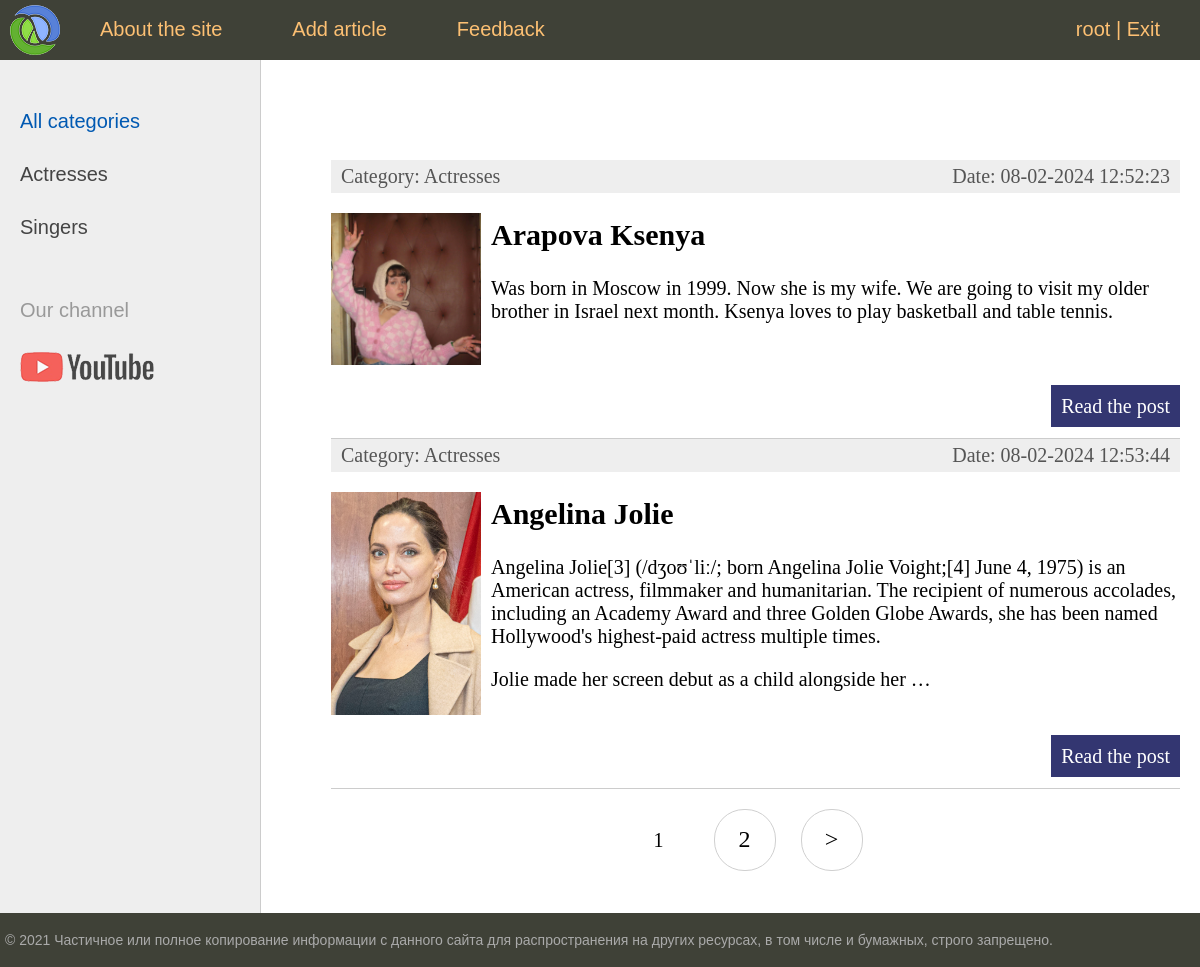
The app's page / (signed in) with its own data.
### women/models.py (models this page shows, shortened)
class Category(models.Model):
    name = models.CharField(max_length=100, db_index=True, verbose_name='Category')
    slug = models.SlugField(max_length=255, unique=True, db_index=True, verbose_name="URL")
    def __str__(self):
        return self.name
    def get_absolute_url(self):
        return reverse('category', kwargs={'cat_slug': self.slug})
    class Meta:
        verbose_name_plural = 'Categories'
        ordering = ['id']

class Women(models.Model):
    title = models.CharField(max_length=255)
    slug = models.SlugField(max_length=255, unique=True, db_index=True, verbose_name="URL")
    content = models.TextField(blank=True)
    photo = models.ImageField(upload_to="photos/%Y/%m/%d/")
    time_create = models.DateTimeField(auto_now_add=True)
    time_update = models.DateTimeField(auto_now=True)
    is_published = models.BooleanField(default=True)
    cat = models.ForeignKey('Category', on_delete=models.PROTECT, verbose_name="Category")
    def get_absolute_url(self):
        return reverse('post', kwargs={'post_slug': self.slug})
    class Meta:
        verbose_name = 'Famous women'
        verbose_name_plural = 'Famous women'
        ordering = ['id']

### women/views.py (the view)
# urls.py: path('', WomenHome.as_view(), name='home'),
class WomenHome(DataMixin, ListView):
    model = Women
    template_name = 'women/index.html'
    context_object_name = 'posts'
    def get_context_data(self, *, object_list=None, **kwargs):
        context = super().get_context_data(**kwargs)
        c_def = self.get_user_context(title="Main page")
        return dict(list(context.items()) + list(c_def.items()))
    def get_queryset(self):
        return Women.objects.filter(is_published=True)

### women/utils.py (called while the page is built)
    def get_user_context(self, **kwargs):
        context = kwargs
        cats = Category.objects.annotate(Count('women'))
        user_menu = menu.copy()
        if not self.request.user.is_authenticated:
            user_menu.pop(1)
        context['menu'] = user_menu
        context['cats'] = cats
        if 'cat_selected' not in context:
            context['cat_selected'] = 0
        return context

### women/templates/women/index.html (shortened to what this page needs)
{% extends 'women/base.html' %}
{% block content %}
<ul class="list-articles">
	{% for p in posts %}
			<li><div class="article-panel">
	<p class="first">Category: {{p.cat}}</p>
	<p class="last">Date: {{p.time_update|date:"d-m-Y H:i:s"}}</p>
</div>
{% if p.photo %}
	<p><img class="img-article-left thumb" src="{{p.photo.url}}"></p>
{% endif %}
				<h2>{{p.title}}</h2>
	{% autoescape on %}
	{{p.content|linebreaks|truncatewords:50}}
	{% endautoescape %}
			<p class="link-read-post"><a href="{{ p.get_absolute_url }}">Read the post</a></p>
			</li>
	{% endfor %}
</ul>
{% endblock %}

### women/templates/women/base.html (shortened to what this page needs)
{% load static %}
{% load women_tags %}
<!DOCTYPE html>
<html>
<head>
	<link type="text/css" href="{% static 'women/css/styles.css' %}" rel="stylesheet" />
</head>
<body>
<table class="table-page" border=0 cellpadding="0" cellspacing="0">
<tr><td valign=top>
{% block mainmenu %}
		<div class="header">
			<ul id="mainmenu" class="mainmenu">
			<li class="logo"><a href="{% url 'home' %}"><div class="logo"></div></a></li>
{% for m in menu %}
			<li><a href="{% url m.url_name %}">{{m.title}}</a></li>
{% endfor %}
				{% if request.user.is_authenticated %}
				<li class="last"> {{user.username}} | <a href="{% url 'logout' %}">Exit</a></li>
				{% else %}
				<li class="last"><a href="{% url 'register' %}">Register</a> | <a href="{% url 'login' %}">Enter</a></li>
				{% endif %}
			</ul>
		</div>
{% endblock mainmenu %}
<table class="table-content" border=0 cellpadding="0" cellspacing="0">
<tr>
	<td valign="top" class="left-chapters">
	<ul id="leftchapters">
{% if cat_selected == 0 %}
		<li class="selected">All categories</li>
{% else %}
		<li><a href="{% url 'home' %}">All categories</a></li>
{% endif %}
{% for c in cats %}
{% if c.women__count > 0 %}
	{% if c.pk == cat_selected %}
		<li class="selected">{{c.name}}</li>
	{% else %}
		<li><a href="{{ c.get_absolute_url }}">{{c.name}}</a></li>
	{% endif %}
{% endif %}
{% endfor %}
		<li class="share">
		<p>Our channel</p>
		<a class="share-yt" href="https://www.youtube.com/channel/UClJzWfGWuGJL2t-3dYKcHTA/playlists" target="_blank" rel="nofollow"></a>
		</li>
	</ul>
</td>
<td valign="top" class="content">
	<div class="content-text">
{% block content %}
{% endblock %}
{% if page_obj.has_other_pages %}
<nav class="list-pages">
    <ul>
        {% for p in paginator.page_range %}
		{% if page_obj.number == p %}
        <li class="page-num page-num-selected">{{ p }}</li>
		{% elif p >= page_obj.number|add:-2 and p <= page_obj.number|add:2  %}
        <li class="page-num">
            <a href="?page={{ p }}">{{ p }}</a>
        </li>
		{% endif %}
        {% endfor %}
{% if page_obj.has_next %}
<li class="page-num">
	<a href="?page={{ page_obj.next_page_number }}">&gt;</a>
</li>
{% endif %}
    </ul>
</nav>
{% endif %}
	</div>
</td></tr></table>
</td></tr>
<tr><td valign=top>
	<div id="footer">
		<p>&copy; 2021 Частичное или полное копирование информации с данного сайта для распространения на других ресурсах, в том числе и бумажных, строго запрещено.</p>
	</div>
</td></tr></table>
</body>
</html>

### women/static/women/css/styles.css (style rules this page uses)
html, body { font-family: 'Arial'; margin: 0; padding: 0; height: 100%; width: 100%; color: #444; }
a { color: #0059b2; text-decoration: none; }
img { max-width: 600px; height: auto; }
img.img-article-left { max-width: 300px; height: auto; float: left; padding: 0 10px 10px 0; }
img.img-article-left.thumb { max-width: 150px; height: auto; }
p.link-read-post { text-align: right; }
p.link-read-post a { padding: 10px; min-width: 100px; background: #333671; color: #fff; text-decoration: none; }
div.article-panel { background: #eee; padding: 5px 10px 5px 10px; box-sizing: border-box; overflow: hidden; color: #555; }
div.article-panel p.first { margin: 0; float: left; }
div.article-panel p.last { margin: 0; float: right; }
ul.list-articles { list-style: none; margin: 0; padding: 0; }
ul.list-articles li { border-bottom: 1px solid #ccc; }
.table-page { width: 100%; height: 100%; vertical-align: top; }
.table-page tr { height: 100%; }
.header { background: #3F4137; height: 60px; }
.logo { background: url('../images/logo.png') no-repeat 10px 5px; width: 70px; height: 60px; }
ul.mainmenu { list-style: none; margin: 0; padding: 0; height: 60px; color: #fdc073; font-size: 20px; overflow: hidden; }
ul.mainmenu li { float: left; margin: 18px 40px 0 30px; }
ul.mainmenu li.logo { margin: 0; }
ul.mainmenu li.last { float: right; }
ul.mainmenu li a { color: #fdc073; text-decoration: none; }
.table-content { width: 100%; min-height: 100%; height: 100%; }
.left-chapters { margin: 0; background: #eee; border-right: 1px solid #ccc; min-height: 100%; }
.left-chapters ul { width: 230px; min-height: 100%; margin: 0; padding: 20px 10px 10px 20px; list-style: none; font-size: 20px; }
.left-chapters ul li { margin: 30px 0 0 0; color: #999; }
.left-chapters ul li.selected { color: #0059b2; }
.left-chapters ul li a { color: #444; text-decoration: none; }
.left-chapters ul li.share { margin: 60px 0 0 0; }
.left-chapters ul li.share p { margin: 30px 0 30px 0; }
.left-chapters ul li.share a { display: inline-block; width: 40px; height: 40px; margin: 0 20px 0 0; }
.left-chapters ul li.share a.share-yt { width: 100%; height: 30px; background: url('../images/share_yt.png') no-repeat 0 0 }
.content { padding: 40px 20px 20px 40px; width: 100%; box-sizing: border-box; }
.content-text { margin: 60px 0 0 30px; color: #000; font-size: 20px; font-family: Yandex Sans Display Light; }
#footer { box-sizing: border-box; background: #3F4137; padding: 5px; color: #aaa; font-size: 14px; font-family: Verdana, Geneva, Arial, Helvetica; text-align: left; overflow: hidden; }
.list-pages { text-align: center; margin: 0 0 20px 0; }
.list-pages ul { margin: 20px 0 0 0; padding: 0; list-style: none; }
.list-pages ul li { display: inline-block; margin: 0 20px 0 0; }
.list-pages a { color: #000; font-size: 24px; text-decoration: none; }
.list-pages .page-num, .page-num-selected { display: inline-block; width: 60px; height: 44px; padding: 16px 0 0 0; border: 1px solid #d0d0d0; border-radius: 30px; }
.list-pages .page-num-selected { border: none; color: #000; font-size: 20px; }

### records on screen
Category: name "Actresses"
Category: name "Singers"
Women: cat "Actresses", time_update "08-02-2024 12:52:23", photo (picture), title "Arapova Ksenya", content "Was born in Moscow in 1999. Now she is my wife. We are going to visit my older brother in Israel next month. Ksenya loves to play basketball and table tennis."
Women: cat "Actresses", time_update "08-02-2024 12:53:44", photo (picture), title "Angelina Jolie", content "Angelina Jolie[3] (/dʒoʊˈliː/; born Angelina Jolie Voight;[4] June 4, 1975) is an American actress, filmmaker and humanitarian. The recipient of numerous accolades, including an Academy Award and three Golden Globe Awards, she has been named Hollywood's highest-paid actress multiple times. Jolie made her screen debut as a child alongside her …"

### other values on screen
{{ m.title }} "About the site" "Add article" "Feedback"
{{ user.username }} "root"
{{ p }} "1"
{{ p }} "2"
